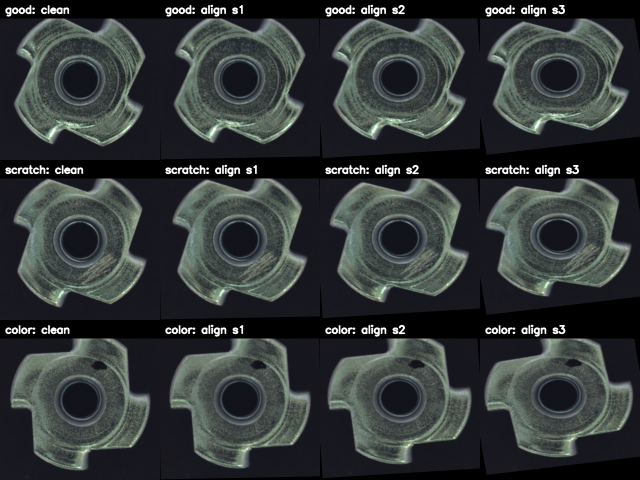
#> input picture docs/alignment_examples.png, 1280 x 960 px, given in place of 000.png, which was not available (shown at 1/2 size)
$ python visualize_exposure.py
#> lines starting #> are read from the running program, lines starting #| are printed output that depends on the picture; pictures that were not available may be replaced by others from this repository, and a replacement may not be noted
### src/isp_aug/exposure.py
"""ISP-aware exposure drift — linear-domain gain + WB + gamma offset.

Models industrial AOI exposure instability sources:

  - Linear gain (EV): aperture / shutter / ISO drift
  - WB drift (color temperature): LED aging + ambient light mix
  - Gamma offset (display calibration): monitor / ISP calibration drift

Pipeline:
  sRGB uint8 BGR
    -> de-gamma (^2.2) -> linear [0,1]
    -> *2^EV                            # linear gain
    -> *WB_per_channel (R *= 1+f, B *= 1-f, G unchanged)
    -> clip [0,1]
    -> re-gamma (^(1/(2.2 + delta_gamma)))
    -> sRGB uint8

Severity table (metal_nut-tuned, production line spectrum):

  | Severity     | EV range | gamma offset | WB shift (K) | Real-world analog                       |
  | -----------  | -------- | ------------ | ------------ | --------------------------------------- |
  | 1 mild       | +/-0.5   | +/-0.05      | +/-200       | Daily ambient drift / auto-exp adjust   |
  | 2 moderate   | +/-1.5   | +/-0.15      | +/-500       | LED 6 mo aged + ambient sun spillover   |
  | 3 severe     | +/-2.0   | +/-0.30      | +/-1000      | LED 2-yr decay + monitor calib failure  |

WB modeling: per 100K shift = 0.5% R/B channel asymmetry (Bradford-like first
order). Positive K (warmer) -> R rises, B falls. Negative K (cooler) -> opposite.

Gamma offset only applies to re-gamma encoding (display side). De-gamma side
is fixed at 2.2 (sensor JPEG output assumed standard).
"""
from __future__ import annotations

import numpy as np


GAMMA_BASE = 2.2

# Severity -> {ev_range, gamma_offset, wb_temp_shift_K}
SEVERITY_TABLE: dict[int, dict[str, float]] = {
    1: {"ev_range": 0.5, "gamma_offset": 0.05, "wb_temp_shift": 200.0},
    2: {"ev_range": 1.5, "gamma_offset": 0.15, "wb_temp_shift": 500.0},
    3: {"ev_range": 2.0, "gamma_offset": 0.30, "wb_temp_shift": 1000.0},
}

# Per 100K WB shift -> 0.5% R/B asymmetry (Bradford-like first-order approx)
WB_FACTOR_PER_K = 0.00005  # 0.5 / 100 / 100


def apply(
    img: np.ndarray,
    severity: int,
    seed: int | None = None,
    enable_gain: bool = True,
    enable_wb: bool = True,
    enable_gamma: bool = True,
) -> np.ndarray:
    """Apply ISP-aware exposure drift to a single uint8 BGR image.

    Args:
        img:           uint8, shape (H, W, 3), BGR (OpenCV convention).
        severity:      1 (mild), 2 (moderate), 3 (severe).
        seed:          Optional RNG seed. Module-local RNG; does not pollute
                       global numpy state.
        enable_gain:   If False, skip EV gain step (ablation flag).
        enable_wb:     If False, skip WB drift step (ablation flag).
        enable_gamma:  If False, skip gamma offset (use fixed 2.2 on re-gamma).

    Returns:
        uint8, shape (H, W, 3), BGR.

    Raises:
        ValueError: if severity not in {1, 2, 3} or img dtype/shape wrong.
    """
    if severity not in SEVERITY_TABLE:
        raise ValueError(f"severity must be in {{1, 2, 3}}, got {severity}")
    if img.dtype != np.uint8:
        raise ValueError(f"img dtype must be uint8, got {img.dtype}")
    if img.ndim != 3 or img.shape[2] != 3:
        raise ValueError(f"img shape must be (H, W, 3), got {img.shape}")

    cfg = SEVERITY_TABLE[severity]
    rng = np.random.default_rng(seed)

    # Sample drift parameters with random sign (drift can go either direction)
    ev = float(rng.uniform(-cfg["ev_range"], cfg["ev_range"])) if enable_gain else 0.0
    delta_gamma = (
        float(rng.uniform(-cfg["gamma_offset"], cfg["gamma_offset"]))
        if enable_gamma
        else 0.0
    )
    wb_shift_K = (
        float(rng.uniform(-cfg["wb_temp_shift"], cfg["wb_temp_shift"]))
        if enable_wb
        else 0.0
    )

    # 1. cast to float32 + normalize
    img_norm = img.astype(np.float32) / 255.0

    # 2. de-gamma to linear domain (fixed 2.2)
    img_lin = np.power(img_norm, GAMMA_BASE)

    # 3. linear gain (EV)
    if enable_gain:
        gain = 2.0 ** ev
        img_lin = img_lin * gain

    # 4. WB drift — per-channel R/B scaling
    if enable_wb:
        wb_factor = wb_shift_K * WB_FACTOR_PER_K  # ~0.5% per 100K
        # OpenCV BGR: [..., 0]=B, [..., 1]=G, [..., 2]=R
        img_lin[..., 2] = img_lin[..., 2] * (1.0 + wb_factor)  # R
        img_lin[..., 0] = img_lin[..., 0] * (1.0 - wb_factor)  # B
        # G unchanged

    # 5. clip to [0, 1] BEFORE re-gamma (negatives -> NaN under fractional power)
    img_lin = np.clip(img_lin, 0.0, 1.0)

    # 6. re-gamma with shifted gamma exponent
    gamma_out = GAMMA_BASE + delta_gamma  # always > 0 since |delta| <= 0.30
    img_out_norm = np.power(img_lin, 1.0 / gamma_out)

    # 7. de-normalize + cast to uint8
    img_out = (img_out_norm * 255.0).round().clip(0, 255).astype(np.uint8)
    return img_out


# [16 lines left out: function severity_summary, not called in this run]


# [2 lines that do not run on import are left out]

### src/isp_aug/visualize_exposure.py
"""Visual sanity check for exposure.py — supports positive + negative drift seeds.

Each row is one sample. Columns: clean + s1/s2/s3 with positive-drift seed +
s1/s2/s3 with negative-drift seed. Total 7 columns.

Default seeds chosen so seed_pos -> positive EV (image brighter), seed_neg ->
negative EV (image darker). Cover both directions of the random drift sign.
"""
from __future__ import annotations

import argparse
from pathlib import Path

import cv2
import numpy as np

from src.isp_aug import exposure


SAMPLES = [
    ("good", "data/mvtec/metal_nut/test/good/000.png"),
    ("scratch", "data/mvtec/metal_nut/test/scratch/000.png"),
    ("color", "data/mvtec/metal_nut/test/color/000.png"),
]


def annotate(img: np.ndarray, text: str) -> np.ndarray:
    out = img.copy()
    cv2.rectangle(out, (0, 0), (out.shape[1], 36), (0, 0, 0), -1)
    cv2.putText(
        out, text, (10, 26),
        cv2.FONT_HERSHEY_SIMPLEX, 0.6, (255, 255, 255), 2, cv2.LINE_AA,
    )
    return out


def make_grid(
    out_path: Path,
    seed_pos: int = 42,
    seed_neg: int = 34,
    target_h: int = 320,
) -> None:
#> called with seed_pos = 42, seed_neg = 34, target_h = 320
    rows = []
    for label, path in SAMPLES:
        img = cv2.imread(path)
#> img is the input picture: shape (960, 1280, 3); mean B, G, R 56.2, 56.2, 51.2
        if img is None:
            raise FileNotFoundError(f"missing {path}")

        h, w = img.shape[:2]
#> h = 960; w = 1280
        scale = target_h / h
#> scale = 0.333
        new_size = (int(w * scale), target_h)
#> new_size = (426, 320)
        img_small = cv2.resize(img, new_size, interpolation=cv2.INTER_AREA)
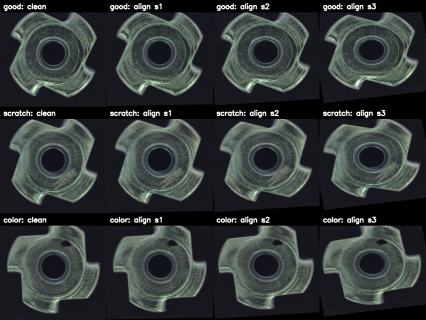
#> img_small: shape (320, 426, 3); mean B, G, R 56.2, 56.2, 51.2

        cells = [annotate(img_small, f"{label}: clean")]
#> in annotate, `cv2.putText( out, text, (10, 26), cv2.FONT_HERSHEY_SIMPLEX, 0.6, (255,..`:
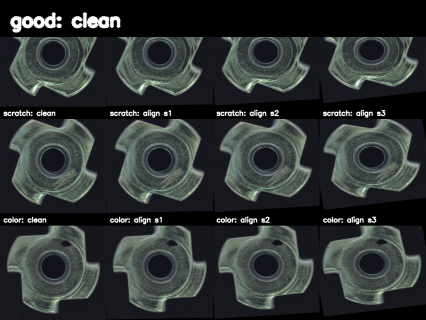
#> out: shape (320, 426, 3); mean B, G, R 51.8, 51.8, 47.2
        for s in (1, 2, 3):
            perturbed = exposure.apply(img_small, severity=s, seed=seed_pos)
            cells.append(annotate(perturbed, f"{label}: s{s} pos"))
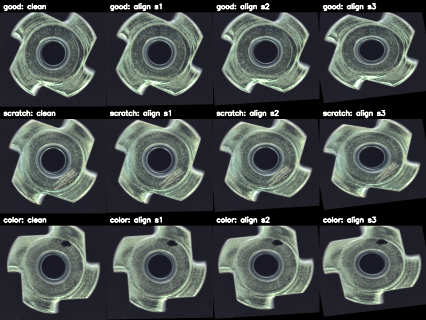
#> perturbed: shape (320, 426, 3); mean B, G, R 76.4, 77.7, 71.7
#> after the loop, cells = 4 items
        for s in (1, 2, 3):
            perturbed = exposure.apply(img_small, severity=s, seed=seed_neg)
            cells.append(annotate(perturbed, f"{label}: s{s} neg"))
#> this loop made 3 passes
#> pass 1, in apply (call 4), `img_lin = img_lin * gain`:
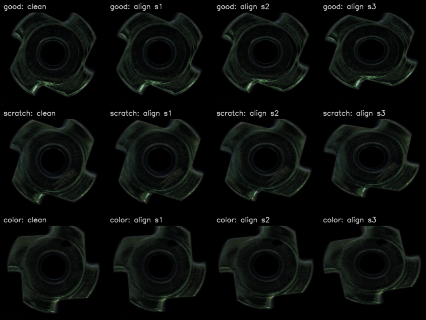
#> img_lin: shape (320, 426, 3) float32; mean B, G, R 0.0447, 0.0501, 0.0403
#> pass 1, in apply (call 4), `img_out_norm = np.power(img_lin, 1.0 / gamma_out)`:
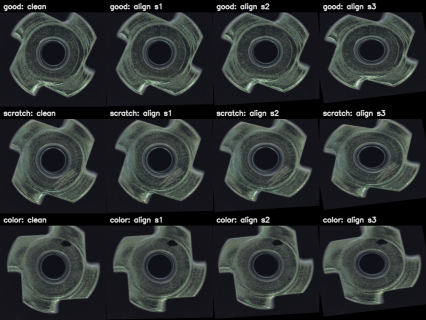
#> img_out_norm: shape (320, 426, 3) float32; mean B, G, R 0.193, 0.193, 0.175
#> after the loop:
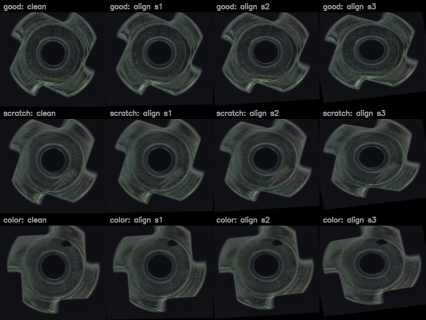
#> perturbed: shape (320, 426, 3); mean B, G, R 36.1, 35.5, 32.2
#> after the loop, cells = 7 items
        rows.append(np.hstack(cells))
#> pass 2 of the loop in make_grid, `for label, path in SAMPLES:`:
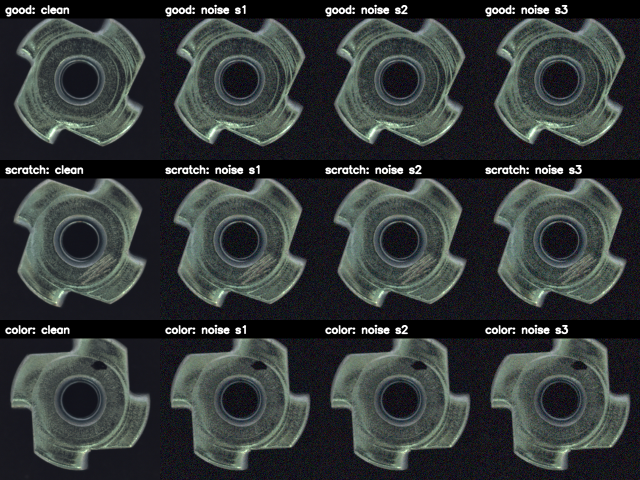
#> input picture docs/noise_examples.png, 1280 x 960 px, given in place of 000.png, which was not available (shown at 1/2 size)
#> in make_grid, img is the input picture: shape (960, 1280, 3); mean B, G, R 56.7, 57, 51.9
#> after the loop in make_grid, `for s in (1, 2, 3):`:
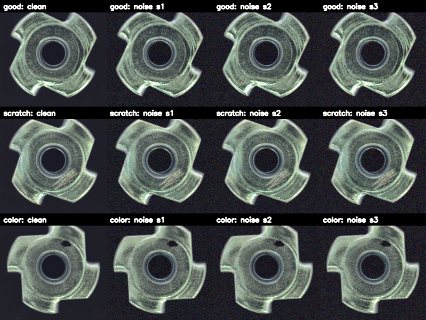
#> perturbed: shape (320, 426, 3); mean B, G, R 77, 78.8, 72.8
#> after the loop in make_grid, `for s in (1, 2, 3):`: cells = 4 items
#> after the loop in make_grid, `for s in (1, 2, 3):`:
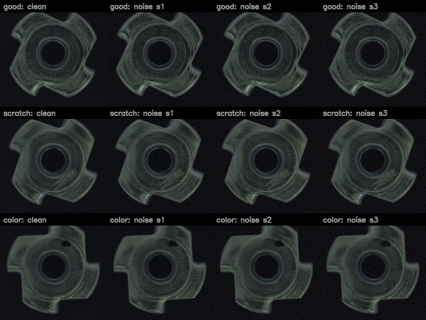
#> perturbed: shape (320, 426, 3); mean B, G, R 36.4, 36, 32.8
#> after the loop in make_grid, `for s in (1, 2, 3):`: cells = 7 items

    grid = np.vstack(rows)
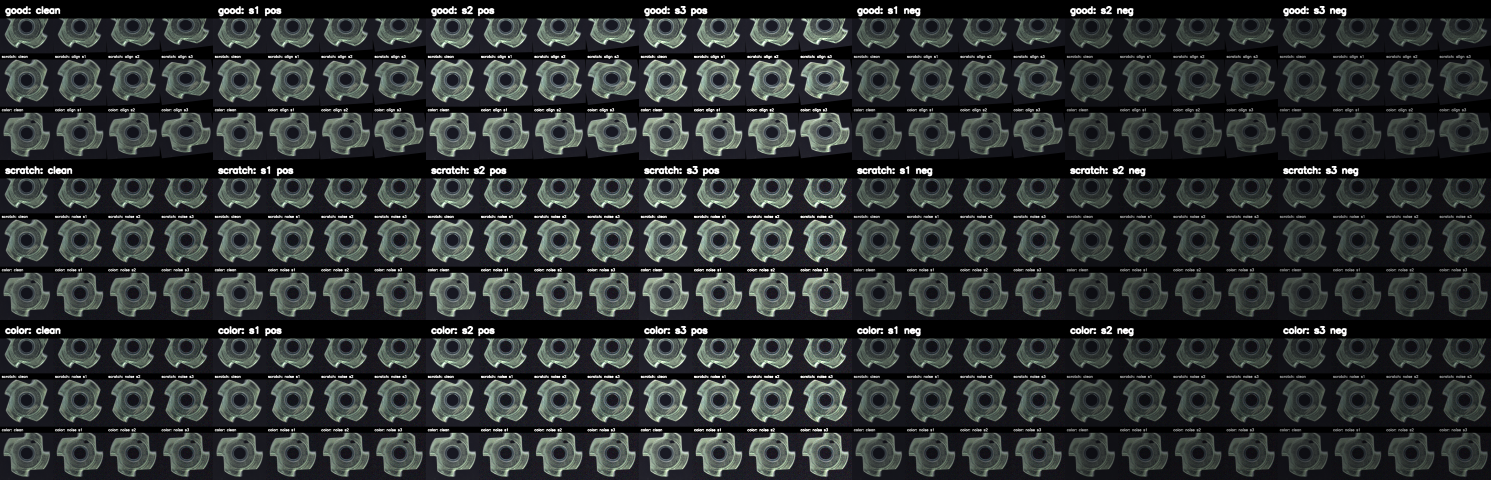
#> grid: shape (960, 2982, 3) (shown at 1/2 size); mean of channels 0, 1, 2 51.7, 52.1, 47.8; drawn as B, G, R
    out_path.parent.mkdir(parents=True, exist_ok=True)
    cv2.imwrite(str(out_path), grid)
    print(f"[ok] wrote {out_path} shape={grid.shape}")
#| [ok] wrote docs/exposure_examples.png shape=(960, 2982, 3)


def main() -> None:
    ap = argparse.ArgumentParser()
    ap.add_argument("--out", type=Path, default=Path("docs/exposure_examples.png"))
    ap.add_argument("--seed-pos", type=int, default=42,
                    help="Seed yielding positive EV drift (image brighter)")
    ap.add_argument("--seed-neg", type=int, default=34,
                    help="Seed yielding negative EV drift (image darker)")
    ap.add_argument("--target-h", type=int, default=320)
    args = ap.parse_args()
    make_grid(args.out, args.seed_pos, args.seed_neg, args.target_h)


if __name__ == "__main__":
    main()
